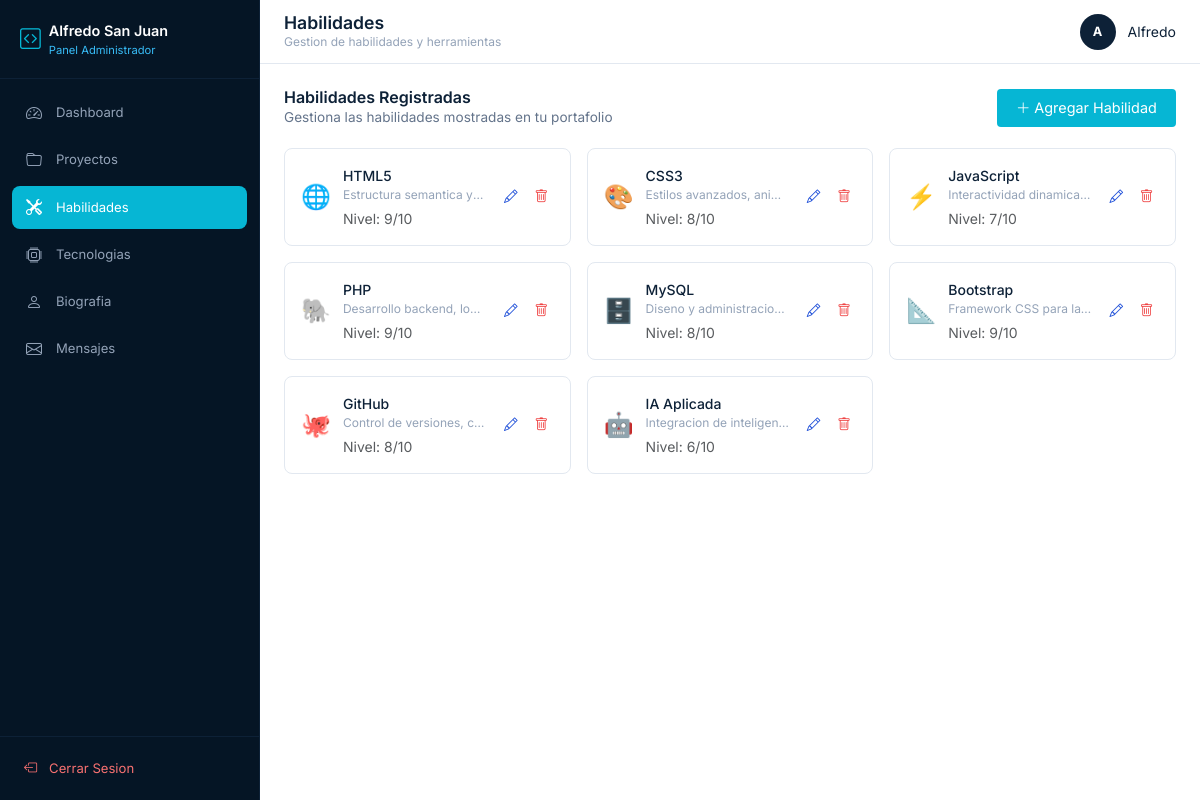
The page /admin/habilidades.php (signed in) on the database its author committed.
### tables this page shows
CREATE TABLE IF NOT EXISTS habilidades (
    id INT PRIMARY KEY AUTO_INCREMENT,
    nombre VARCHAR(100) NOT NULL,
    icono VARCHAR(50),
    descripcion TEXT,
    nivel INT DEFAULT 5,
    orden INT DEFAULT 0,
    activa BOOLEAN DEFAULT TRUE,
    created_at TIMESTAMP DEFAULT CURRENT_TIMESTAMP,
    updated_at TIMESTAMP DEFAULT CURRENT_TIMESTAMP ON UPDATE CURRENT_TIMESTAMP
);

### handlers/skills.php (called while the page is built, shortened)
<?php
class SkillsHandler {
    private $conn;
    public function __construct($conn) {
        $this->conn = $conn;
    }
    public function getAll() {
        $query = "SELECT * FROM habilidades WHERE activa = TRUE ORDER BY orden ASC";
        $stmt = $this->conn->prepare($query);
        $stmt->execute();
        return $stmt->get_result()->fetch_all(MYSQLI_ASSOC);
    }
}
?>

### admin/habilidades.php (the view, shortened to what this page needs)
<?php
include '../handlers/skills.php';
$active_page = 'habilidades';
$skillsHandler = new SkillsHandler($mysqli);
$skills = $skillsHandler->getAll();
include '../includes/admin-header.php';
include '../includes/admin-sidebar.php';
?>
<main class="admin-main">
    <header class="admin-topbar">
        <div>
            <h1 class="admin-topbar-title">Habilidades</h1>
            <p class="admin-topbar-subtitle">Gestion de habilidades y herramientas</p>
        </div>
        <div class="admin-topbar-user">
            <div class="admin-user-avatar"><?php echo substr($_SESSION['admin_nombre'], 0, 1); ?></div>
            <span class="admin-user-name d-none d-sm-inline"><?php echo htmlspecialchars($_SESSION['admin_nombre']); ?></span>
        </div>
    </header>
    <div class="admin-content">
        <div class="admin-section-header">
            <div>
                <h3 class="admin-section-title">Habilidades Registradas</h3>
                <p class="admin-section-desc">Gestiona las habilidades mostradas en tu portafolio</p>
            </div>
            <button class="btn btn-sm btn-cyan" data-bs-toggle="collapse" data-bs-target="#formAddSkill">
                <i class="bi bi-plus-lg me-1"></i>Agregar Habilidad
            </button>
        </div>
        <div class="row g-3">
            <?php if (!empty($skills)): foreach ($skills as $skill): ?>
            <div class="col-md-6 col-lg-4">
                <div class="admin-skill-card">
                    <span class="admin-skill-icon"><?php echo htmlspecialchars($skill['icono']); ?></span>
                    <div class="admin-skill-info">
                        <div class="admin-skill-name"><?php echo htmlspecialchars($skill['nombre']); ?></div>
                        <div class="admin-skill-desc"><?php echo htmlspecialchars($skill['descripcion']); ?></div>
                        <div class="text-muted small mt-1">Nivel: <?php echo $skill['nivel']; ?>/10</div>
                    </div>
                    <div class="admin-skill-actions">
                        <button class="btn-action btn-action-edit" title="Editar" onclick="window.location.href='habilidades.php?edit=<?php echo $skill['id']; ?>'"><i class="bi bi-pencil"></i></button>
                        <button class="btn-action btn-action-delete btn-confirm-delete" title="Eliminar" onclick="if(confirm('¿Eliminar esta habilidad?')) window.location.href='habilidades.php?delete=<?php echo $skill['id']; ?>'"><i class="bi bi-trash"></i></button>
                    </div>
                </div>
            </div>
            <?php endforeach; else: ?>
            <div class="col-12 text-center py-5">
                <p class="text-muted">No hay habilidades. <a href="#" onclick="document.getElementById('formAddSkill').classList.add('show')">Crear una nueva</a></p>
            </div>
            <?php endif; ?>
        </div>
    </div>
</main>
<?php include '../includes/admin-footer.php'; ?>

### includes/admin-header.php (shortened to what this page needs)
<!DOCTYPE html>
<html lang="es">
<head>
    <link href="https://cdn.jsdelivr.net/npm/bootstrap@5.3.2/dist/css/bootstrap.min.css" rel="stylesheet">
    <link rel="stylesheet" href="https://cdn.jsdelivr.net/npm/bootstrap-icons@1.11.3/font/bootstrap-icons.min.css">
    <link rel="stylesheet" href="../assets/css/style.css">
</head>
<body class="admin-body">

### includes/admin-sidebar.php (shortened to what this page needs)
<?php
$menu_items = [
    ['id' => 'dashboard',   'label' => 'Dashboard',         'icon' => 'bi-speedometer2', 'url' => 'index.php'],
    ['id' => 'proyectos',   'label' => 'Proyectos',         'icon' => 'bi-folder',       'url' => 'proyectos.php'],
    ['id' => 'habilidades', 'label' => 'Habilidades',       'icon' => 'bi-tools',        'url' => 'habilidades.php'],
    ['id' => 'tecnologias', 'label' => 'Tecnologias',       'icon' => 'bi-cpu',          'url' => 'tecnologias.php'],
    ['id' => 'biografia',   'label' => 'Biografia',         'icon' => 'bi-person',       'url' => 'biografia.php'],
    ['id' => 'mensajes',    'label' => 'Mensajes',          'icon' => 'bi-envelope',     'url' => 'mensajes.php'],
];
?>
<aside class="admin-sidebar" id="adminSidebar">
    <div class="admin-sidebar-brand">
        <i class="bi bi-code-square"></i>
        <div>
            <div class="brand-name">Alfredo San Juan</div>
            <div class="brand-role">Panel Administrador</div>
        </div>
    </div>
    <nav class="admin-sidebar-nav">
        <?php foreach ($menu_items as $item):
            $is_active = ($active_page === $item['id']) ? 'active' : '';
        ?>
        <a href="<?php echo $item['url']; ?>" class="nav-link <?php echo $is_active; ?>">
            <i class="bi <?php echo $item['icon']; ?>"></i>
            <span><?php echo $item['label']; ?></span>
        </a>
        <?php endforeach; ?>
    </nav>
    <div class="admin-sidebar-footer">
        <a href="../logout.php" class="btn-logout">
            <i class="bi bi-box-arrow-left"></i>
            <span>Cerrar Sesion</span>
        </a>
    </div>
</aside>

### includes/admin-footer.php (shortened to what this page needs)
</body>
</html>

### assets/css/style.css (style rules this page uses)
*, *::before, *::after { box-sizing: border-box; }
html { scroll-behavior: smooth; scroll-padding-top: 80px; }
body { font-family: 'Inter', -apple-system, BlinkMacSystemFont, 'Segoe UI', Roboto, sans-serif; -webkit-font-smoothing: antialiased; -moz-osx-font-smoothing: grayscale; color: #374151; background-color: #ffffff; }
.btn-cyan { background-color: #06b6d4; color: #fff; font-size: 0.9rem; padding: 0.5rem 1.2rem; border: none; }
.admin-sidebar { width: 260px; min-height: 100vh; background-color: #051525; border-right: 1px solid #0d2137; display: flex; flex-direction: column; position: fixed; top: 0; left: 0; bottom: 0; z-index: 1040; transition: transform 0.3s ease; }
.admin-sidebar-brand { padding: 1.25rem; border-bottom: 1px solid #0d2137; display: flex; align-items: center; gap: 0.5rem; }
.admin-sidebar-brand i { color: #06b6d4; font-size: 1.3rem; }
.admin-sidebar-brand .brand-name { color: #fff; font-size: 0.9rem; font-weight: 600; }
.admin-sidebar-brand .brand-role { color: #38bdf8; font-size: 0.7rem; }
.admin-sidebar-nav { flex: 1; padding: 0.75rem; overflow-y: auto; }
.admin-sidebar-nav .nav-link { display: flex; align-items: center; gap: 0.75rem; padding: 0.6rem 0.75rem; border-radius: 0.5rem; color: #94a3b8; font-size: 0.82rem; text-decoration: none; transition: all 0.2s ease; margin-bottom: 0.25rem; border: none; background: none; width: 100%; text-align: left; cursor: pointer; }
.admin-sidebar-nav .nav-link i { font-size: 1rem; width: 20px; text-align: center; }
.admin-sidebar-nav .nav-link.active { background-color: #06b6d4; color: #fff; }
.admin-sidebar-footer { padding: 0.75rem; border-top: 1px solid #0d2137; }
.btn-logout { display: flex; align-items: center; gap: 0.75rem; padding: 0.6rem 0.75rem; border-radius: 0.5rem; color: #f87171; font-size: 0.82rem; text-decoration: none; transition: all 0.2s; width: 100%; border: none; background: none; cursor: pointer; }
.admin-main { flex: 1; margin-left: 260px; display: flex; flex-direction: column; min-height: 100vh; }
.admin-topbar { background-color: #fff; border-bottom: 1px solid #e2e8f0; padding: 0.75rem 1.5rem; display: flex; align-items: center; gap: 1rem; position: sticky; top: 0; z-index: 1020; }
.admin-topbar-title { color: #0d2137; font-size: 1.1rem; font-weight: 600; margin: 0; }
.admin-topbar-subtitle { color: #94a3b8; font-size: 0.75rem; margin: 0; }
.admin-topbar-user { margin-left: auto; display: flex; align-items: center; gap: 0.75rem; }
.admin-user-avatar { width: 36px; height: 36px; background-color: #0d2137; border-radius: 50%; display: flex; align-items: center; justify-content: center; color: #fff; font-size: 0.8rem; font-weight: 700; }
.admin-user-name { color: #0d2137; font-size: 0.875rem; }
.admin-content { flex: 1; padding: 1.5rem; overflow-y: auto; }
.btn-action { padding: 0.35rem; border-radius: 0.375rem; border: none; background: none; cursor: pointer; transition: background-color 0.15s; font-size: 0.85rem; }
.btn-action-edit { color: #1d4ed8; }
.btn-action-delete { color: #ef4444; }
.admin-section-header { display: flex; align-items: center; justify-content: space-between; margin-bottom: 1.25rem; flex-wrap: wrap; gap: 0.75rem; }
.admin-section-title { color: #0d2137; font-size: 1rem; font-weight: 600; margin: 0; }
.admin-section-desc { color: #64748b; font-size: 0.85rem; margin: 0; }
.admin-skill-card { background-color: #fff; border: 1px solid #e2e8f0; border-radius: 0.5rem; padding: 1rem; display: flex; align-items: center; gap: 0.75rem; transition: box-shadow 0.2s; }
.admin-skill-icon { font-size: 1.5rem; flex-shrink: 0; }
.admin-skill-info { flex: 1; min-width: 0; }
.admin-skill-name { color: #0d2137; font-size: 0.875rem; font-weight: 500; }
.admin-skill-desc { color: #94a3b8; font-size: 0.75rem; white-space: nowrap; overflow: hidden; text-overflow: ellipsis; }
.admin-skill-actions { display: flex; gap: 0.35rem; flex-shrink: 0; }

### rows shown on the page
habilidades: icono "🌐", nombre "HTML5", descripcion "Estructura semantica y…", nivel "9"
habilidades: icono "🎨", nombre "CSS3", descripcion "Estilos avanzados, ani…", nivel "8"
habilidades: icono "⚡", nombre "JavaScript", descripcion "Interactividad dinamica…", nivel "7"
habilidades: icono "🐘", nombre "PHP", descripcion "Desarrollo backend, lo…", nivel "9"
habilidades: icono "🗄️", nombre "MySQL", descripcion "Diseno y administracio…", nivel "8"
habilidades: icono "📐", nombre "Bootstrap", descripcion "Framework CSS para la…", nivel "9"
habilidades: icono "🐙", nombre "GitHub", descripcion "Control de versiones, c…", nivel "8"
habilidades: icono "🤖", nombre "IA Aplicada", descripcion "Integracion de inteligen…", nivel "6"

### other values the page prints
$item['label'] "Dashboard"
$item['label'] "Proyectos"
$item['label'] "Habilidades"
$item['label'] "Tecnologias"
$item['label'] "Biografia"
$item['label'] "Mensajes"
substr($_SESSION['admin_nombre'], 0, 1) "A"
$_SESSION['admin_nombre'] "Alfredo"
